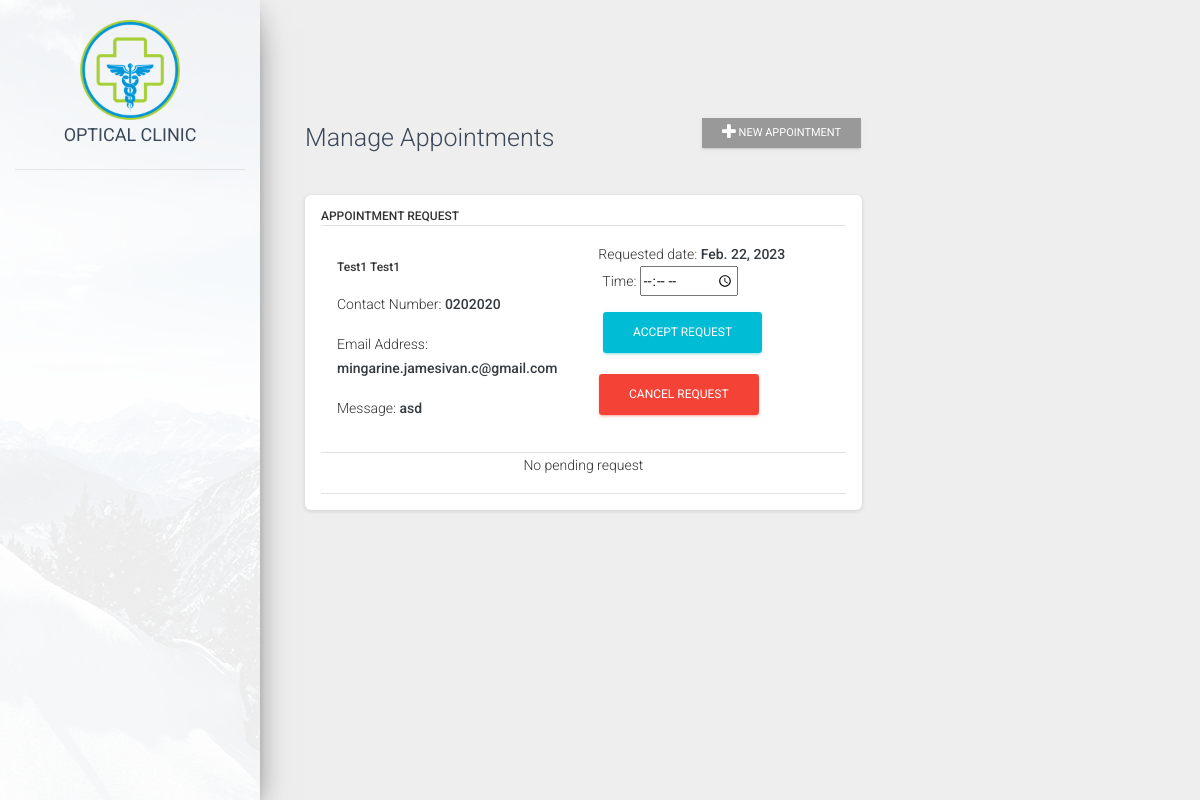
Page /dashboard/manage_appointments/ on the committed database.
### appointment/models.py (models this page shows, shortened)
class Appointment(models.Model):
    Status = (
        ('Pending', 'Pending'),
        ('Accepted', 'Accepted'),
        ('Completed', 'Completed'),
        ('Cancelled', 'Cancelled')
    )
    patient = models.ForeignKey(Patient, null = True, on_delete = models.CASCADE)
    message = models.TextField(max_length=255, null = True, blank = True)
    request_date = models.DateField(auto_now_add=False, null = True)
    sent_date = models.DateField(auto_now_add=True)
    status = models.CharField(max_length = 255, choices = Status, default = 'Pending')
    appointment_date = models.DateField(auto_now_add=False, null=True, blank = True)
    appointment_time = models.TimeField(auto_now_add = False, null = True, blank = True)
    date_created = models.DateTimeField(auto_now_add = True, null = True)

class Patient(models.Model):
    gender_choices = (
        ('Male', 'Male'),
        ('Female', 'Female'),
    )
    firstname = models.CharField(max_length = 255, null = True)
    lastname = models.CharField(max_length = 255, null = True)
    age = models.CharField(max_length = 255, null = True)
    email = models.CharField(max_length = 255, null = True)
    gender = models.CharField(max_length=6, null = True, blank = True, choices = gender_choices)
    phone = models.CharField(max_length = 11, null = True, blank = True)
    date_created = models.DateTimeField(auto_now_add = True, null = True)

### admin_dashboard/views.py (the view, shortened to what this page needs)
# urls.py: path('dashboard/manage_appointments/', Manage_Appointment.as_view(), name='manage_appointments'),
class Manage_Appointment(ListView):
    appointment = Appointment.objects.all()
    template_name = 'admin_dashboard/manage_appointment.html'
    model = Appointment
    context_object_name = 'appointments'

### templates/admin_dashboard/manage_appointment.html (shortened to what this page needs)
{% extends 'layouts/base.html' %}
{% block content %}
<div class="container">
    <div class="row">
        <div class="col-md-8">
                <div class="d-flex w-100 align-items-center justify-content-between">
                    <h3> Manage Appointments </h3>
                    <div class="tools">
                    <button type="button" class="btn btn-sucess rounded-0 btn-sm" id='add_new' data-toggle="modal" data-target="#add_appointment"><i class="fa fa-plus"></i> New Appointment </button>
                    </div>
                </div>
            <div class="card">
                <div class="card-header pb-0 px-3">
                  <h6 class="mb-0 border-bottom">Appointment Request</h6>
                </div>
                <div class="card-body p-3">
                    <ul class="list-group border-bottom">
                            {% for app in appointments %}
                                {% if app.status != 'Accepted' and app.status != 'Completed' and app.status != 'Cancelled' %}
                                <div class="row">
                                    <div class="col-md-6">
                                    <li class="list-group-item border-0 d-flex p-3 mb-3 bg-gray-100 border-radius-lg">
                                        <div class="d-flex flex-column">
                                            <h6 class="mb-3 text-md text-capitalize">{{ app.patient.lastname }} {{ app.patient.firstname }}</h6>
                                            <span class="mb-3 text-xs">Contact Number: <span class="text-dark font-weight-bold ms-sm-2">{{ app.patient.phone}}</span></span>
                                            <span class="mb-3 text-xs">Email Address: <span class="text-dark ms-sm-2 font-weight-bold">{{ app.patient.email }}</span></span>
                                            <span class="text-xs">Message: <span class="text-dark ms-sm-2 font-weight-bold">{{ app.message }}</span></span>
                                        </div>
                                    </li>
                                    </div>
                                        <div class="col-md-6 ms-auto text-end">
                                            <span class="text-sm">Requested date: <span class="text-dark ms-sm-2 font-weight-bold text-sm">{{ app.request_date }}</span></span>
                                            <form method="POST">
                                                <div class="row">
                                                    <div class="col-md-12 mx-1">
                                                        <span class="text-sm">Time: <span class="text-dark ms-sm-2 font-weight-bold text-sm"><input type="time" id="time" name="time" min="09:00" max="18:00" required></span></span>
                                                        <input class="btn btn-info my-3" type="submit" value="Accept request">
                                                    </div>
                                                    <div class="col-md-6">
                                                        <a class="btn btn-danger" href="{% url 'cancel_request' app.id %}"> Cancel Request</a>
                                                    </div>
                                                    </div>
                                            </form>
                                        </div>
                                    </div>
                                    <div class="border-bottom"></div>
                                {% endif %}
                            {% endfor %}
                            {% if status != 'Pending' %}
                            <p class="text-center"> No pending request </p>
                            {% endif %}
                    </ul>
                </div>
            </div>
        </div>
    </div>
</div>
{% endblock %}

### rows in the picture
Appointment: patient.lastname "Test1", patient.firstname "Test1", patient.phone "0202020", patient.email "mingarine.jamesivan.c@gmail.com", message "asd", request_date "Feb. 22, 2023"
